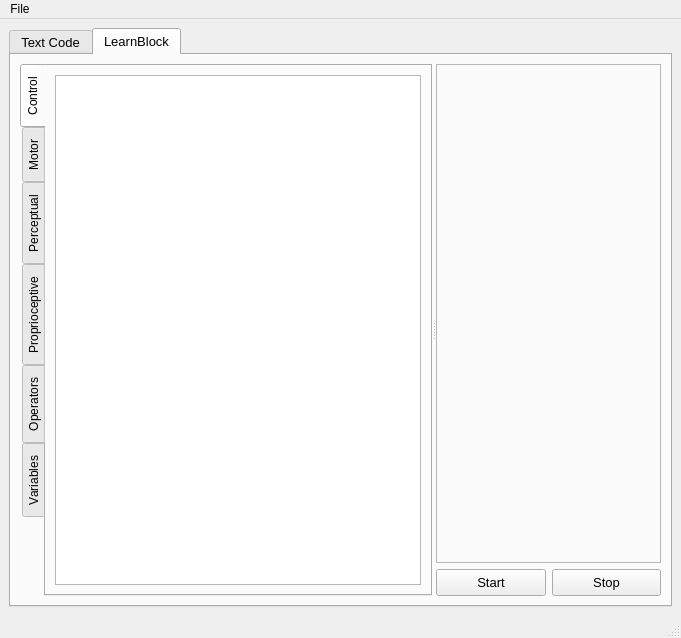
<?xml version="1.0" encoding="UTF-8"?>
<ui version="4.0">
 <class>MainWindow</class>
 <widget class="QMainWindow" name="MainWindow">
  <property name="enabled">
   <bool>true</bool>
  </property>
  <property name="geometry">
   <rect>
    <x>0</x>
    <y>0</y>
    <width>681</width>
    <height>638</height>
   </rect>
  </property>
  <property name="windowTitle">
   <string>MainWindow</string>
  </property>
  <widget class="QWidget" name="centralwidget">
   <layout class="QHBoxLayout" name="horizontalLayout_2">
    <item>
     <widget class="QTabWidget" name="Tabwi">
      <property name="font">
       <font>
        <pointsize>10</pointsize>
       </font>
      </property>
      <property name="whatsThis">
       <string>&lt;html&gt;&lt;head/&gt;&lt;body&gt;&lt;p&gt;H&lt;/p&gt;&lt;p&gt;&lt;br/&gt;&lt;/p&gt;&lt;/body&gt;&lt;/html&gt;</string>
      </property>
      <property name="tabPosition">
       <enum>QTabWidget::North</enum>
      </property>
      <property name="tabShape">
       <enum>QTabWidget::Rounded</enum>
      </property>
      <property name="currentIndex">
       <number>1</number>
      </property>
      <widget class="QWidget" name="program_text">
       <property name="enabled">
        <bool>false</bool>
       </property>
       <attribute name="title">
        <string>Text Code</string>
       </attribute>
       <layout class="QHBoxLayout" name="horizontalLayout">
        <item>
         <layout class="QVBoxLayout" name="verticalLayout_6">
          <item>
           <widget class="QLabel" name="label_3">
            <property name="text">
             <string>Program</string>
            </property>
           </widget>
          </item>
          <item>
           <widget class="QPlainTextEdit" name="plainTextEdit_2"/>
          </item>
         </layout>
        </item>
        <item>
         <layout class="QVBoxLayout" name="verticalLayout_5">
          <item>
           <widget class="QFrame" name="camera">
            <property name="minimumSize">
             <size>
              <width>320</width>
              <height>240</height>
             </size>
            </property>
            <property name="maximumSize">
             <size>
              <width>320</width>
              <height>240</height>
             </size>
            </property>
            <property name="frameShape">
             <enum>QFrame::StyledPanel</enum>
            </property>
            <property name="frameShadow">
             <enum>QFrame::Raised</enum>
            </property>
           </widget>
          </item>
          <item>
           <spacer name="verticalSpacer">
            <property name="orientation">
             <enum>Qt::Vertical</enum>
            </property>
            <property name="sizeHint" stdset="0">
             <size>
              <width>20</width>
              <height>40</height>
             </size>
            </property>
           </spacer>
          </item>
          <item>
           <layout class="QHBoxLayout" name="horizontalLayout_5">
            <item>
             <widget class="QPushButton" name="pushButton_3">
              <property name="text">
               <string>Start</string>
              </property>
             </widget>
            </item>
            <item>
             <widget class="QPushButton" name="pushButton_4">
              <property name="text">
               <string>Stop</string>
              </property>
             </widget>
            </item>
           </layout>
          </item>
         </layout>
        </item>
       </layout>
      </widget>
      <widget class="QWidget" name="program_visual">
       <attribute name="title">
        <string>LearnBlock</string>
       </attribute>
       <layout class="QGridLayout" name="gridLayout">
        <item row="0" column="0">
         <widget class="QSplitter" name="splitter">
          <property name="maximumSize">
           <size>
            <width>16777215</width>
            <height>16777215</height>
           </size>
          </property>
          <property name="orientation">
           <enum>Qt::Horizontal</enum>
          </property>
          <widget class="QTabWidget" name="tabWidget_2">
           <property name="maximumSize">
            <size>
             <width>500</width>
             <height>16777215</height>
            </size>
           </property>
           <property name="font">
            <font>
             <pointsize>9</pointsize>
             <weight>50</weight>
             <italic>false</italic>
             <bold>false</bold>
             <strikeout>false</strikeout>
             <kerning>true</kerning>
            </font>
           </property>
           <property name="tabPosition">
            <enum>QTabWidget::West</enum>
           </property>
           <property name="currentIndex">
            <number>0</number>
           </property>
           <widget class="QWidget" name="control">
            <attribute name="title">
             <string>Control</string>
            </attribute>
            <layout class="QVBoxLayout" name="verticalLayout_12">
             <item>
              <widget class="QTableWidget" name="tableControl"/>
             </item>
            </layout>
           </widget>
           <widget class="QWidget" name="move">
            <attribute name="title">
             <string>Motor</string>
            </attribute>
            <layout class="QVBoxLayout" name="verticalLayout_11">
             <item>
              <widget class="QTableWidget" name="tableMotor"/>
             </item>
            </layout>
           </widget>
           <widget class="QWidget" name="sensors">
            <attribute name="title">
             <string>Perceptual</string>
            </attribute>
            <layout class="QVBoxLayout" name="verticalLayout_10">
             <item>
              <widget class="QTableWidget" name="tablePerceptual"/>
             </item>
            </layout>
           </widget>
           <widget class="QWidget" name="operators">
            <attribute name="title">
             <string>Proprioceptive</string>
            </attribute>
            <layout class="QVBoxLayout" name="verticalLayout_9">
             <item>
              <widget class="QTableWidget" name="tablePropioperceptive"/>
             </item>
            </layout>
           </widget>
           <widget class="QWidget" name="vars">
            <attribute name="title">
             <string>Operators</string>
            </attribute>
            <layout class="QVBoxLayout" name="verticalLayout_7">
             <item>
              <widget class="QTableWidget" name="tableOperadores"/>
             </item>
            </layout>
           </widget>
           <widget class="QWidget" name="tab">
            <property name="enabled">
             <bool>false</bool>
            </property>
            <attribute name="title">
             <string>Variables</string>
            </attribute>
            <layout class="QVBoxLayout" name="verticalLayout">
             <item>
              <layout class="QVBoxLayout" name="verticalLayout_2">
               <item>
                <widget class="QPushButton" name="pushButton_6">
                 <property name="text">
                  <string>Add List</string>
                 </property>
                </widget>
               </item>
               <item>
                <widget class="QPushButton" name="pushButton_5">
                 <property name="text">
                  <string>Add Variable</string>
                 </property>
                </widget>
               </item>
              </layout>
             </item>
             <item>
              <widget class="QTableWidget" name="tableVariables"/>
             </item>
            </layout>
           </widget>
          </widget>
          <widget class="QWidget" name="layoutWidget">
           <layout class="QVBoxLayout" name="verticalLayout_3">
            <item>
             <widget class="QFrame" name="frame">
              <property name="frameShape">
               <enum>QFrame::StyledPanel</enum>
              </property>
              <property name="frameShadow">
               <enum>QFrame::Raised</enum>
              </property>
             </widget>
            </item>
            <item>
             <layout class="QHBoxLayout" name="horizontalLayout_4">
              <item>
               <widget class="QPushButton" name="pushButton">
                <property name="maximumSize">
                 <size>
                  <width>16777215</width>
                  <height>27</height>
                 </size>
                </property>
                <property name="text">
                 <string>Start</string>
                </property>
               </widget>
              </item>
              <item>
               <widget class="QPushButton" name="pushButton_2">
                <property name="maximumSize">
                 <size>
                  <width>16777215</width>
                  <height>27</height>
                 </size>
                </property>
                <property name="text">
                 <string>Stop</string>
                </property>
               </widget>
              </item>
             </layout>
            </item>
           </layout>
          </widget>
         </widget>
        </item>
       </layout>
      </widget>
     </widget>
    </item>
   </layout>
  </widget>
  <widget class="QMenuBar" name="menubar">
   <property name="geometry">
    <rect>
     <x>0</x>
     <y>0</y>
     <width>681</width>
     <height>25</height>
    </rect>
   </property>
   <widget class="QMenu" name="menuFile">
    <property name="title">
     <string>File</string>
    </property>
    <addaction name="actionCreate_New_block"/>
    <addaction name="actionOpen_Proyect"/>
    <addaction name="actionSave"/>
    <addaction name="actionSave_As"/>
    <addaction name="separator"/>
    <addaction name="actionExit"/>
   </widget>
   <addaction name="menuFile"/>
  </widget>
  <widget class="QStatusBar" name="statusbar"/>
  <action name="actionExit">
   <property name="text">
    <string>Exit</string>
   </property>
  </action>
  <action name="actionHola">
   <property name="text">
    <string>Añadir Nueva Metodo</string>
   </property>
  </action>
  <action name="actionCreate_New_block">
   <property name="text">
    <string>Create New block</string>
   </property>
  </action>
  <action name="actionSave">
   <property name="text">
    <string>Save Proyect</string>
   </property>
  </action>
  <action name="actionOpen_Proyect">
   <property name="text">
    <string>Open Proyect</string>
   </property>
  </action>
  <action name="actionSave_As">
   <property name="text">
    <string>Save As</string>
   </property>
  </action>
 </widget>
 <resources/>
 <connections/>
</ui>
